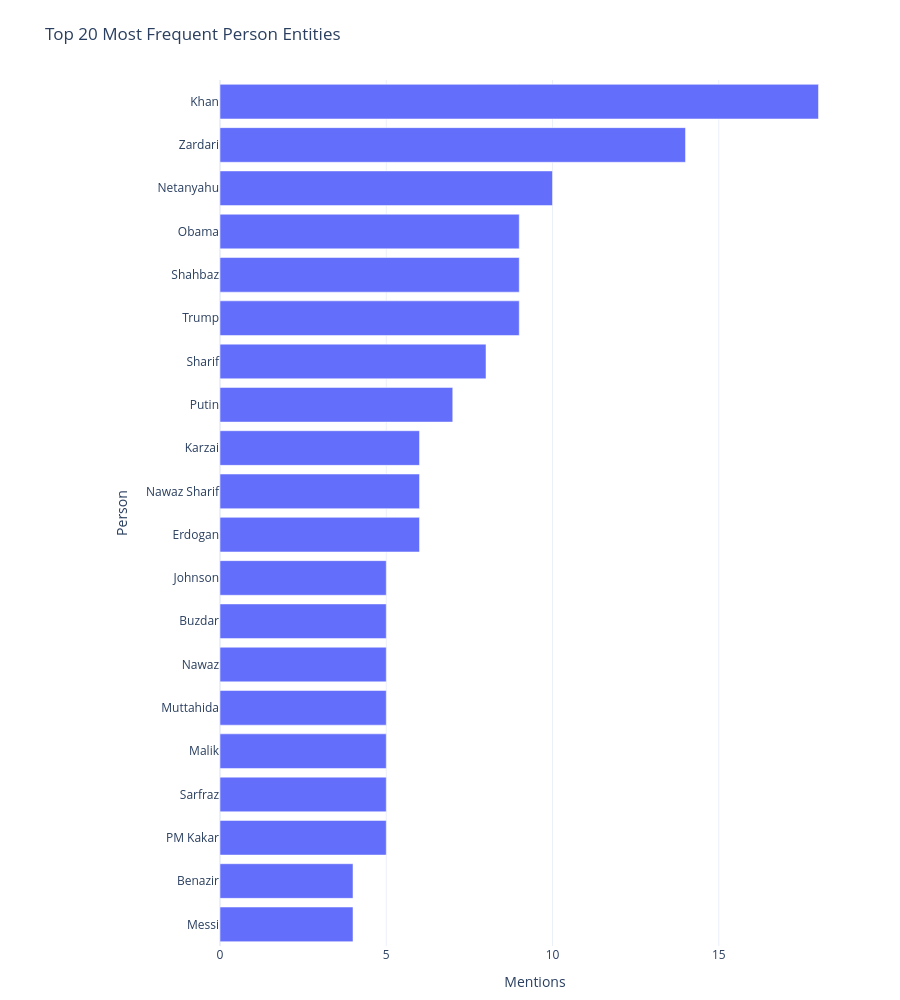

Source (notebook cell):
### Code cell
import numpy as np
import pandas as pd
import plotly.express as px

false_positive_names = {'Brexit', 'T20', 'Haj', 'UN', 'EU', 'US'}

person_entities = []

for entities in df['extracted_entities']:
    if isinstance(entities, (list, tuple, np.ndarray)):
        for ent in entities:
            if isinstance(ent, str):
                raw = ent.strip()

                if raw.endswith(')') and '(' in raw:
                    name, label = raw.rsplit('(', 1)
                    label = label.replace(')', '').strip().upper()

                    if label in {'PERSON', 'PER'}:
                        cleaned_name = name.strip()

                        if (
                            cleaned_name
                            and cleaned_name not in false_positive_names
                            and not any(ch.isdigit() for ch in cleaned_name)
                        ):
                            tokens = cleaned_name.split()

                            if len(tokens) > 1 or cleaned_name.istitle():
                                person_entities.append(cleaned_name)

top_n = 20

person_freq = (
    pd.Series(person_entities, name='person')
    .value_counts()
    .head(top_n)
    .rename_axis('person')
    .reset_index(name='count')
)

if person_freq.empty:
    print('No PERSON entities are present in the current processed dataset.')
else:
    display(person_freq)

    fig = px.bar(
        person_freq.sort_values('count', ascending=True),
        x='count',
        y='person',
        orientation='h',
        title=f'Top {top_n} Most Frequent Person Entities',
        labels={'count': 'Mentions', 'person': 'Person'}
    )

    fig.update_layout(
        template='plotly_white',
        height=600 + (top_n * 20),
        margin=dict(l=220, r=50, t=80, b=50)
    )

    fig.update_yaxes(automargin=True)

    fig.show()

### Figure 1 — Plotly figure (JSON) as saved in the notebook; plotly's stock layout.template omitted (floating-point values rounded to 4 significant figures)
{"data": [{"hovertemplate": "Mentions=%{x}<br>Person=%{y}<extra></extra>", "legendgroup": "", "marker": {"color": "#636efa", "pattern": {"shape": ""}}, "name": "", "orientation": "h", "showlegend": false, "textposition": "auto", "type": "bar", "x": [4, 4, 5, 5, 5, 5, 5, 5, 5, 6, 6, 6, 7, 8, 9, 9, 9, 10, 14, 18], "xaxis": "x", "y": ["Messi", "Benazir", "PM Kakar", "Sarfraz", "Malik", "Muttahida", "Nawaz", "Buzdar", "Johnson", "Erdogan", "Nawaz Sharif", "Karzai", "Putin", "Sharif", "Trump", "Shahbaz", "Obama", "Netanyahu", "Zardari", "Khan"], "yaxis": "y"}], "layout": {"barmode": "relative", "height": 1000, "legend": {"tracegroupgap": 0}, "margin": {"b": 50, "l": 220, "r": 50, "t": 80}, "title": {"text": "Top 20 Most Frequent Person Entities"}, "xaxis": {"anchor": "y", "domain": [0, 1], "title": {"text": "Mentions"}}, "yaxis": {"anchor": "x", "automargin": true, "domain": [0, 1], "title": {"text": "Person"}}}}
